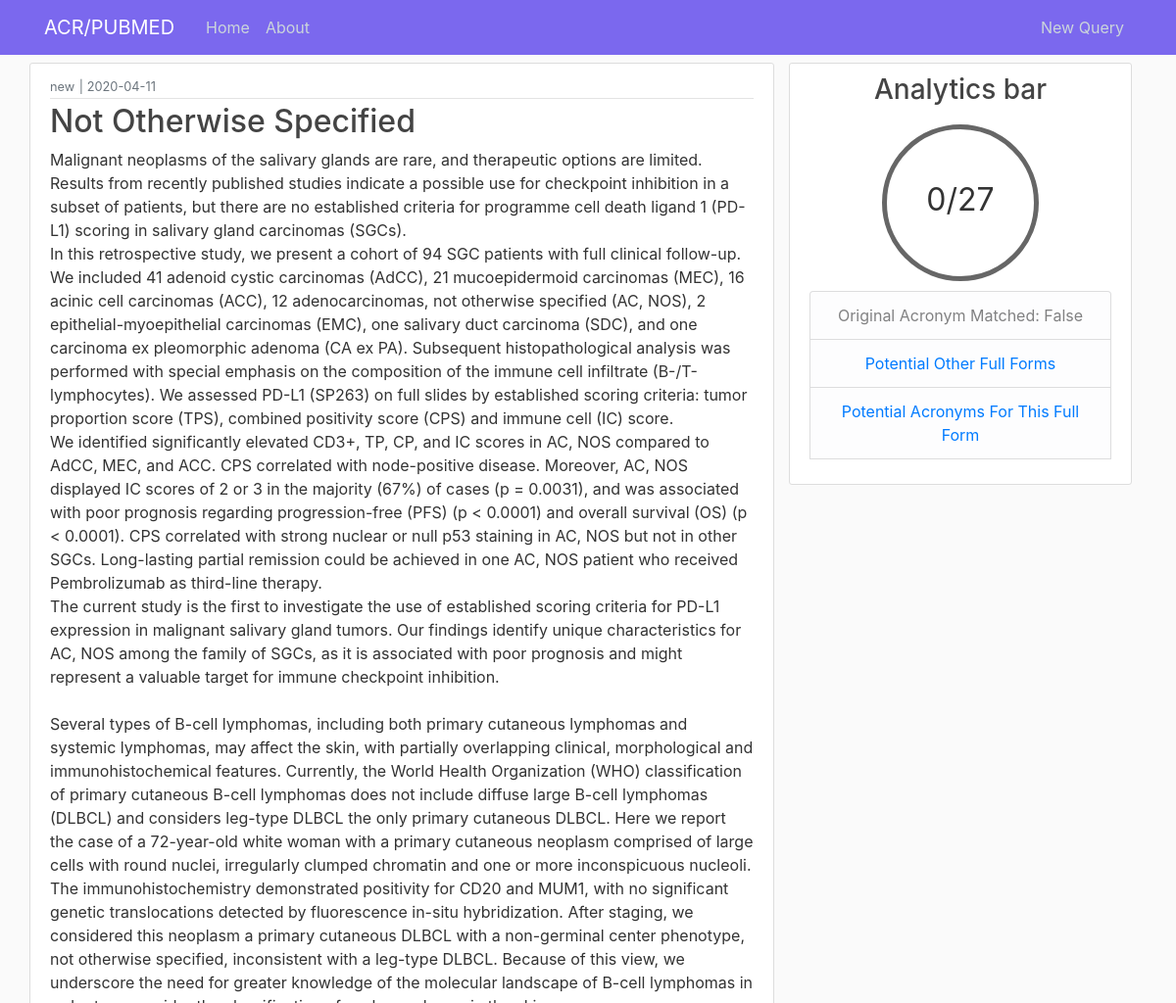
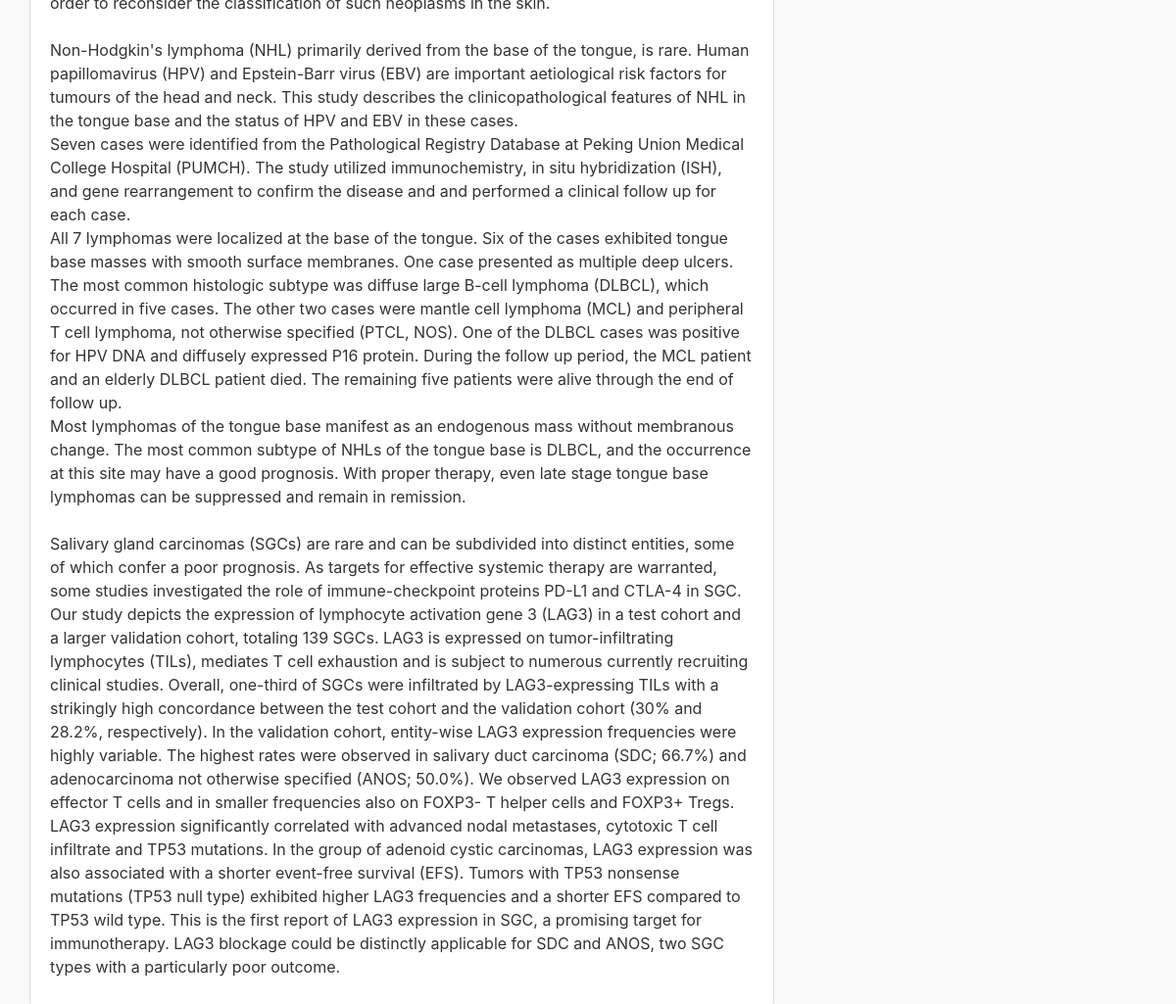
The page /queryt/153 on the database its author committed (2 pictures, top to bottom).
### flaskblog/models.py (models this page shows, shortened)
class QueryT(db.Model):
    id = db.Column(db.Integer, primary_key=True)
    term = db.Column(db.String(100), nullable=False)
    origterm = db.Column(db.String(100), nullable=False)
    date_posted = db.Column(db.DateTime, nullable=False, default=datetime.utcnow)
    content = db.Column(db.Text, nullable=False)
    percentmatch = db.Column(db.String(3), nullable=False)
    origtermpresent = db.Column(db.Boolean, nullable=False)
    acrmatches = db.Column(db.Text)
    lfmatches = db.Column(db.Text)
    user_id = db.Column(db.String(50), nullable=False)

### flaskblog/queries/routes.py (the view, shortened to what this page needs)
@queries.route("/queryt/<int:queryt_id>")
def queryt(queryt_id):
    queryt = QueryT.query.get_or_404(queryt_id)
    lfmatches = None
    acrmatches = None
    content = queryt.content
    if queryt.lfmatches:
        lfmatches = queryt.lfmatches.split(", ")
    acrreplace = []
    content = Markup(content)
    return render_template('queryt.html', title=queryt.term, queryt=queryt, lfmatches=lfmatches, acrmatches=acrmatches, content=content)

### flaskblog/templates/queryt.html (shortened to what this page needs)
{% extends "layout.html" %}
{% block content %}
    <main role="main" class="container">
      <div class="row">
      <article class="media content-section col-md-8">
        <div class="media-body">
          <div class="article-metadata">
              <small class="text-muted">{{ queryt.origterm }}</small>
              <small class="text-muted"> | </small>
              <small class="text-muted">{{ queryt.date_posted.strftime('%Y-%m-%d') }}</small>
          </div>
          <h2 class="article-title">{{ queryt.term }}</h2>
          <p class="article-content">{{ content }}</p>
        </div>
      </article>
        <div class="col-md-4">
            <div class="content-section">
                <h3 class="text-center">Analytics bar</h3>
                <div class="row d-flex justify-content-center">
                  {% if queryt.origtermpresent %}
                    <div class="circleg "><p></p>{{  queryt.percentmatch }}</div>
                  {% else %}
                    <div class="circle"><p></p>{{  queryt.percentmatch }}</div>
                  {% endif %}
                </div>
                  <ul class="list-group text-center">
                      <li class="list-group-item list-group-item-light">Original Acronym Matched:
                        {% if queryt.origtermpresent %}
                            {{ queryt.origtermpresent }}
                        {% else %}
                            {{ queryt.origtermpresent }}
                        {% endif %}
                      </li>
                      <li class="list-group-item list-group-item-light">
                          <a data-toggle="collapse" data-target="#collapseOne" href="collapseOne">
                              Potential Other Full Forms
                          </a>
                      </li>
                      <li class="list-group-item list-group-item-light">
                          <a data-toggle="collapse" data-target="#collapseTwo" href="collapseTwo">
                              Potential Acronyms For This Full Form
                          </a>
                      </li>
                  </ul>
            </div>
        </div>
      </div>
    </main>
{% endblock content %}

### flaskblog/static/main.css (style rules this page uses)
body { background: #fafafa; color: #333333; margin-top: 4rem; }
h1, h2, h3, h4, h5, h6 { color: #444444; }
.content-section { vertical-align: central; background: #ffffff; padding: 10px 20px; border: 1px solid #dddddd; border-radius: 3px; margin-bottom: 20px; }
.circle { width: 5em; height: 5em; line-height: 3.5em; border-radius: 50%; text-align: center; font-size: 32px; border: 5px solid #666; margin: 10px; }
.row { margin-top:1px; }
.article-title { color: #444444; }
.article-content { white-space: pre-line; }
.article-metadata { padding-bottom: 1px; margin-bottom: 4px; border-bottom: 1px solid #e3e3e3; }

### rows shown on the page
QueryT: origterm "new", date_posted "2020-04-11", term "Not Otherwise Specified", percentmatch "0/27", origtermpresent "False"
